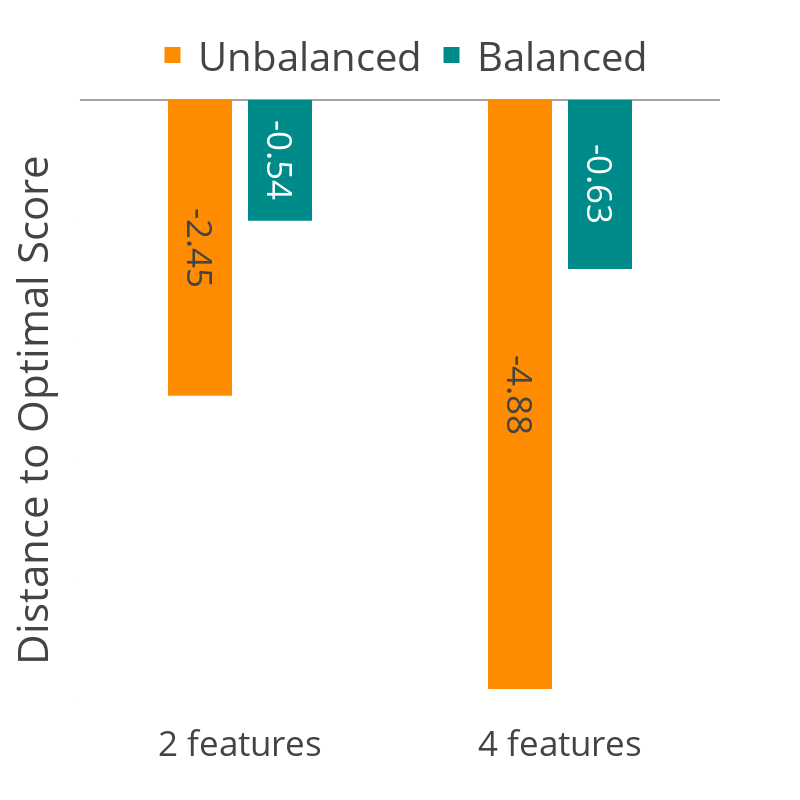

Write notebook code for a chart like this one.
### Code cell
import plotly.graph_objects as go

# Data for "Distance to optimal"
dist_to_optimal = {
    '2 feature unbalanced': -2.45,
    '2 feature balanced': -1,
    '4 feature unbalanced': -4.88,
    '4 feature balanced': -1.4
}

# Sample n values corresponding to each bar
n_values = {
    '2 feature unbalanced': -2.45,
    '2 feature balanced': -0.54,
    '4 feature unbalanced': -4.88,
    '4 feature balanced': -0.63
}

# N values for unbalanced and balanced features
n_unbalanced = [n_values['2 feature unbalanced'], n_values['4 feature unbalanced']]
n_balanced = [n_values['2 feature balanced'], n_values['4 feature balanced']]

# Create x-axis labels
x_labels = ['2 features', '4 features']

# Y-axis data for unbalanced and balanced features
y_unbalanced = [dist_to_optimal['2 feature unbalanced'], dist_to_optimal['4 feature unbalanced']]
y_balanced = [dist_to_optimal['2 feature balanced'], dist_to_optimal['4 feature balanced']]

# Create the bar plot
fig = go.Figure()

# Add bars for unbalanced features
fig.add_trace(go.Bar(
    x=x_labels,
    y=y_unbalanced,
    name='Unbalanced',
    marker=dict(color='darkorange'),
    width = 0.2,
    offsetgroup=0,
    text=[f"{n}" for n in n_unbalanced],  # Add n values on the bars
    textposition='inside',  # Show text outside the bars
    # textangle = -90,
    insidetextanchor='middle',  # Position text in the middle of the bar
    showlegend=False
))

# Add bars for balanced features
fig.add_trace(go.Bar(
    x=x_labels,
    y=y_balanced,
    name='Balanced',
    marker=dict(color='darkcyan'),
    width = 0.2,
    offsetgroup=1,
    text=[f"{n}" for n in n_balanced],  # Add n values on the bars
    textposition='inside',  # Show text outside the bars
    # textangle = -90,
    insidetextanchor='middle',  # Position text in the middle of the bar
    showlegend=False
))

# # Define the x-coordinates for where the arrows should start and end (middle of the bars)
# x_2_unbalanced = -0.13  # Adjusting position for '2 feature unbalanced'
# x_2_balanced = 0.12     # Adjusting position for '2 feature balanced'
# x_4_unbalanced = 0.78   # Adjusting position for '4 feature unbalanced'
# x_4_balanced = 1.05     # Adjusting position for '4 feature balanced'

# # Add arrows from 4 feature unbalanced to 2 feature unbalanced and balanced
# fig.add_annotation(x=x_4_unbalanced, y=dist_to_optimal['4 feature unbalanced'],
#                    ax=x_2_unbalanced, ay=dist_to_optimal['2 feature unbalanced']+0.05,
#                    xref="x", yref="y", axref="x", ayref="y",
#                    showarrow=True, arrowhead=3, arrowsize=2, arrowwidth=4)

# fig.add_annotation(x=x_4_balanced, y=dist_to_optimal['4 feature balanced'],
#                    ax=x_2_balanced, ay=dist_to_optimal['2 feature balanced'],
#                    xref="x", yref="y", axref="x", ayref="y",
#                    showarrow=True, arrowhead=3, arrowsize=2, arrowwidth=4)

# Add dummy scatter trace for larger squares in the legend (Unbalanced)
fig.add_trace(go.Scatter(
    x=[None], y=[None],  # No actual data points
    mode='markers',
    marker=dict(
        size=70,  # Control the size of the squares in the legend
        symbol='square',  # Set the marker shape to square
        color='darkorange'  # Same color as the 'Unbalanced' bars
    ),
    name='Unbalanced',  # Same name for legend
    showlegend=True
))

# Add dummy scatter trace for larger squares in the legend (Balanced)
fig.add_trace(go.Scatter(
    x=[None], y=[None],  # No actual data points
    mode='markers',
    marker=dict(
        size=70,  # Control the size of the squares in the legend
        symbol='square',  # Set the marker shape to square
        color='darkcyan'  # Same color as the 'Balanced' bars
    ),
    name='Balanced',  # Same name for legend
    showlegend=True
))

# Update layout for better visualization
fig.update_layout(
    font=dict(size=35),  # Increase the font size for the entire plot
    yaxis_title='Distance to Optimal Score',
    yaxis=dict(tickfont=dict(size=1), showgrid=False),
    xaxis=dict(tickvals=['2 features', '4 features']),
    width = 800,
    height = 800,
    bargap = 0.5,
    barmode = 'group',
    legend=dict(
        orientation="h",  # Horizontal layout
        yanchor="bottom",  # Align to the bottom of the plot area
        y=1.02,  # Move above the plot
        xanchor="center",  # Center the legend horizontally
        x=0.5,  # Position it in the middle
        itemsizing='trace',  # Ensure legend markers are not scaled
        font=dict(size=40),  # Increase the legend font size
        itemwidth=40,  # Increase the item width to make the squares larger

    ),
    template='presentation'
)

# Display the plot
fig.show()

### Figure 1 — Plotly figure (JSON) as saved in the notebook; plotly's stock layout.template omitted (floating-point values rounded to 4 significant figures)
{"data": [{"insidetextanchor": "middle", "marker": {"color": "darkorange"}, "name": "Unbalanced", "offsetgroup": "0", "showlegend": false, "text": ["-2.45", "-4.88"], "textposition": "inside", "type": "bar", "width": 0.2, "x": ["2 features", "4 features"], "y": [-2.45, -4.88]}, {"insidetextanchor": "middle", "marker": {"color": "darkcyan"}, "name": "Balanced", "offsetgroup": "1", "showlegend": false, "text": ["-0.54", "-0.63"], "textposition": "inside", "type": "bar", "width": 0.2, "x": ["2 features", "4 features"], "y": [-1, -1.4]}, {"marker": {"color": "darkorange", "size": 70, "symbol": "square"}, "mode": "markers", "name": "Unbalanced", "showlegend": true, "type": "scatter", "x": [null], "y": [null]}, {"marker": {"color": "darkcyan", "size": 70, "symbol": "square"}, "mode": "markers", "name": "Balanced", "showlegend": true, "type": "scatter", "x": [null], "y": [null]}], "layout": {"bargap": 0.5, "barmode": "group", "font": {"size": 35}, "height": 800, "legend": {"font": {"size": 40}, "itemsizing": "trace", "itemwidth": 40, "orientation": "h", "x": 0.5, "xanchor": "center", "y": 1.02, "yanchor": "bottom"}, "width": 800, "xaxis": {"tickvals": ["2 features", "4 features"]}, "yaxis": {"showgrid": false, "tickfont": {"size": 1}, "title": {"text": "Distance to Optimal Score"}}}}
